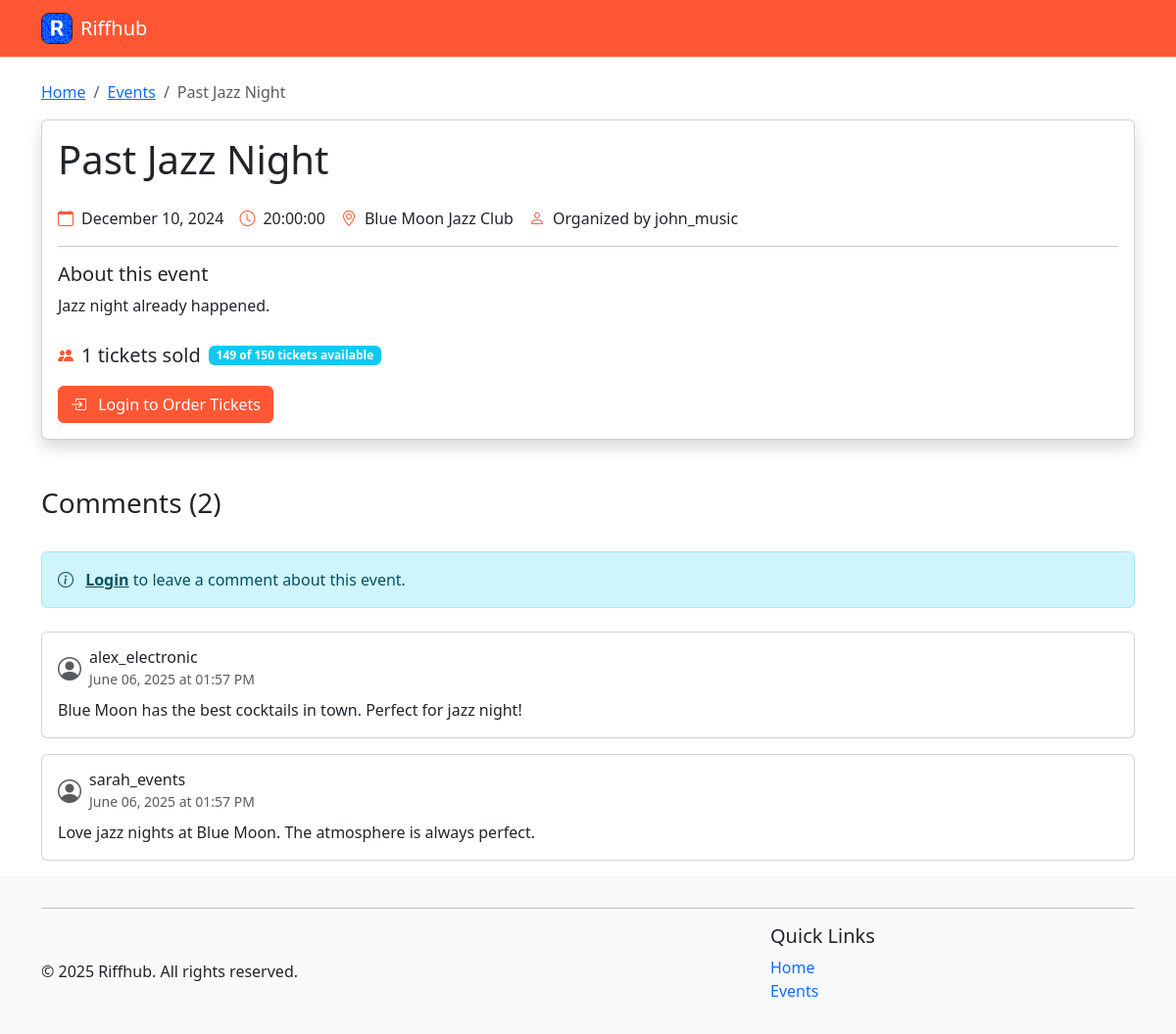
Screenshot of /events/2 with the database file from the repository.
### riffhub/models.py (models this page shows, shortened)
class Event(db.Model):
    __tablename__ = 'events'
    id = db.Column(db.Integer, primary_key=True)
    title = db.Column(db.String(120), nullable=False)
    description = db.Column(db.Text)
    genre_id = db.Column(db.Integer, db.ForeignKey('genres.id'))
    date = db.Column(db.Date, nullable=False)
    time = db.Column(Time, nullable=False)
    location = db.Column(db.String(120))
    image = db.Column(db.String(255))
    capacity = db.Column(db.Integer, default=0)  # 0 means unlimited capacity
    price = db.Column(db.Double, default=0)  # 0 means free entry
    organizer_id = db.Column(db.Integer, db.ForeignKey('users.id'))
    created_at = db.Column(db.DateTime, default=datetime.utcnow)
    tickets = db.relationship('Ticket', backref='event', lazy='dynamic', cascade='all, delete-orphan')
    comments = db.relationship('Comment', backref='event', lazy='dynamic', cascade='all, delete-orphan')
    @property
    def ticket_count(self):
        from riffhub.models import Order  # Import here to avoid circular imports
        return db.session.query(db.func.sum(Ticket.quantity))\
            .join(Order)\
            .filter(Ticket.event_id == self.id)\
            .filter(Order.status == 'completed')\
            .scalar() or 0
    @property
    def is_full(self):
        return self.capacity > 0 and self.ticket_count >= self.capacity
    @property
    def available_tickets(self):
        if self.capacity <= 0:  # Unlimited capacity
            return None
        return max(0, self.capacity - self.ticket_count)

class User(db.Model):
    __tablename__ = 'users'
    id = db.Column(db.Integer, primary_key=True)
    username = db.Column(db.String(80), unique=True, nullable=False)
    email = db.Column(db.String(120), unique=True, nullable=False)
    password_hash = db.Column(db.String(128), nullable=False)
    created_at = db.Column(db.DateTime, default=datetime.utcnow)
    events = db.relationship('Event', backref='organizer', lazy='dynamic', cascade='all, delete-orphan')
    orders = db.relationship('Order', backref='user', lazy='dynamic', cascade='all, delete-orphan')
    comments = db.relationship('Comment', backref='user', lazy='dynamic', cascade='all, delete-orphan')
    genres = db.relationship('Genre', backref='user', lazy='dynamic', cascade='all, delete-orphan')
    @property
    def password(self):
        raise AttributeError('password is not a readable attribute')

class Comment(db.Model):
    __tablename__ = 'comments'
    id = db.Column(db.Integer, primary_key=True)
    user_id = db.Column(db.Integer, db.ForeignKey('users.id'), nullable=False)
    event_id = db.Column(db.Integer, db.ForeignKey('events.id'), nullable=False)
    body = db.Column(db.Text, nullable=False)
    created_at = db.Column(db.DateTime, default=datetime.utcnow)

### riffhub/blueprints/events/routes.py (the view, shortened to what this page needs)
@bp.route('/<int:event_id>')
def detail(event_id):
    event = Event.query.get_or_404(event_id)
    has_tickets = False
    ticket_count = 0
    comments = Comment.query.filter_by(event_id=event_id).order_by(Comment.created_at.desc()).all()
    comment_form = None
    delete_form = None
    if 'user_id' in session:
        comment_form = CommentForm()
        if (event.organizer_id == session['user_id'] or session.get('is_admin', False)):
            delete_form = DeleteEventForm()
    current_date = date.today()
    return render_template('detail.html',
                          event=event,
                          has_tickets=has_tickets,
                          ticket_count=ticket_count,
                          comments=comments,
                          comment_form=comment_form,
                          delete_form=delete_form,
                          current_date=current_date)

### riffhub/helpers.py (called while the page is built)
def utility_processor():
    def format_date(date_str):
        try:
            if isinstance(date_str, str):
                date_obj = datetime.strptime(date_str, '%Y-%m-%d')
                return date_obj.strftime('%B %d, %Y')
            return date_str.strftime('%B %d, %Y')
        except:
            return date_str
    return dict(format_date=format_date, now=datetime.now())

### riffhub/blueprints/events/templates/detail.html (shortened to what this page needs)
{% extends "base.html" %}
{% block content %}
<nav aria-label="breadcrumb">
    <ol class="breadcrumb">
        <li class="breadcrumb-item"><a href="{{ url_for('main.index') }}">Home</a></li>
        <li class="breadcrumb-item"><a href="{{ url_for('events.list') }}">Events</a></li>
        <li class="breadcrumb-item active" aria-current="page">{{ event.title }}</li>
    </ol>
</nav>
<div class="card shadow mb-4">
    <div class="row g-0">
        <div class="col-md-{% if event.image %}7{% else %}12{% endif %}">
            <div class="card-body">
                <div class="d-flex justify-content-between align-items-start">
                    <h1 class="card-title">{{ event.title }}</h1>
                </div>
                <div class="d-flex flex-wrap gap-3 my-3">
                    <div class="d-flex align-items-center">
                        <i class="bi bi-calendar me-2 text-primary"></i>
                        <span>{{ format_date(event.date) }}</span>
                    </div>
                    {% if event.time %}
                    <div class="d-flex align-items-center">
                        <i class="bi bi-clock me-2 text-primary"></i>
                        <span>{{ event.time }}</span>
                    </div>
                    {% endif %}
                    {% if event.location %}
                    <div class="d-flex align-items-center">
                        <i class="bi bi-geo-alt me-2 text-primary"></i>
                        <span>{{ event.location }}</span>
                    </div>
                    {% endif %}
                    <div class="d-flex align-items-center">
                        <i class="bi bi-person me-2 text-primary"></i>
                        <span>Organized by {{ event.organizer.username }}</span>
                    </div>
                </div>
                <hr>
                <h5>About this event</h5>
                <p class="card-text">{{ event.description.replace('\n', '<br>') | safe }}</p>
                <div class="mt-4">
                    <div class="d-flex align-items-center mb-3">
                        <i class="bi bi-people-fill me-2 text-primary"></i>
                        <span class="fs-5">{{ event.ticket_count }} tickets sold</span>
                        {% if event.capacity > 0 %}
                        <span class="badge bg-info ms-2">
                            {{ event.available_tickets }} of {{ event.capacity }} tickets available
                        </span>
                        {% endif %}
                    </div>
                    {% if session.user_id %}
                    {% if has_tickets %}
                    <div class="alert alert-success mb-3">
                        <i class="bi bi-check-circle me-2"></i>
                        You have {{ ticket_count }} ticket(s) for this event
                    </div>
                    <div class="d-flex gap-2">
                        <form action="{{ url_for('events.cancel_tickets', event_id=event.id) }}" method="post"
                            onsubmit="return confirm('Are you sure you want to cancel your tickets?');">
                            <input type="hidden" name="csrf_token" value="{{ csrf_token() }}" />
                            <button type="submit" class="btn btn-outline-danger">
                                <i class="bi bi-calendar-x me-2"></i> Cancel My Tickets
                            </button>
                        </form>
                        <a href="{{ url_for('events.order_tickets', event_id=event.id) }}" class="btn btn-primary">
                            <i class="bi bi-ticket-perforated me-2"></i> Order More Tickets
                        </a>
                    </div>
                    {% elif event.is_full %}
                    <div class="alert alert-warning">
                        <i class="bi bi-exclamation-triangle me-2"></i>
                        This event is sold out
                    </div>
                    {% else %}
                    <a href="{{ url_for('events.order_tickets', event_id=event.id) }}" class="btn btn-primary">
                        <i class="bi bi-ticket-perforated me-2"></i> Order Tickets
                    </a>
                    {% endif %}
                    {% else %}
                    <a href="{{ url_for('auth.login') }}" class="btn btn-primary">
                        <i class="bi bi-box-arrow-in-right me-2"></i> Login to Order Tickets
                    </a>
                    {% endif %}
                </div>
            </div>
        </div>
    </div>
</div>
<div class="mt-5">
    <div class="d-flex justify-content-between align-items-center mb-4">
        <h3>Comments ({{ comments|length }})</h3>
    </div>
    {% if session.user_id and comment_form %}
    <div class="card mb-4">
        <div class="card-body">
            <h5 class="card-title">Add a Comment</h5>
            <form method="POST" action="{{ url_for('events.add_comment', event_id=event.id) }}">
                {{ comment_form.hidden_tag() }}
                <div class="mb-3">
                    {{ comment_form.body.label(class="form-label") }}
                    {{ comment_form.body(class="form-control", rows="3", placeholder="Share your thoughts about this
                    event...") }}
                    {% for error in comment_form.body.errors %}
                    <div class="text-danger small">{{ error }}</div>
                    {% endfor %}
                </div>
                <div class="d-flex justify-content-end">
                    {{ comment_form.submit(class="btn btn-primary") }}
                </div>
            </form>
        </div>
    </div>
    {% elif not session.user_id %}
    <div class="alert alert-info mb-4">
        <i class="bi bi-info-circle me-2"></i>
        <a href="{{ url_for('auth.login') }}" class="alert-link">Login</a> to leave a comment about this event.
    </div>
    {% endif %}
    {% if comments %}
    <div class="comments-list">
        {% for comment in comments %}
        <div class="card mb-3">
            <div class="card-body">
                <div class="d-flex justify-content-between align-items-start mb-2">
                    <div class="d-flex align-items-center">
                        <i class="bi bi-person-circle me-2 text-muted fs-4"></i>
                        <div>
                            <h6 class="mb-0">{{ comment.user.username }}</h6>
                            <small class="text-muted">{{ comment.created_at.strftime('%B %d, %Y at %I:%M %p') }}</small>
                        </div>
                    </div>
                </div>
                <p class="card-text mb-0">{{ comment.body }}</p>
            </div>
        </div>
        {% endfor %}
    </div>
    {% else %}
    <div class="text-center py-5">
        <i class="bi bi-chat-dots text-muted" style="font-size: 3rem;"></i>
        <p class="text-muted mt-3">No comments yet. Be the first to share your thoughts!</p>
    </div>
    {% endif %}
</div>
{% endblock %}

### .utils/ass_2_reference/static/style/styles.css (style rules this page uses)
:root { --brand-primary: #ff5733; --brand-highlight: #ff7300; }
body { text-decoration: none; }
.text-primary { color: var(--brand-primary) !important; }
.btn-primary { background-color: var(--brand-primary); border-color: var(--brand-primary); }
.active { color: var(--brand-highlight); font-weight: 500; }

### riffhub/templates/base.html (style rules this page uses)
.flex-wrapper { min-height: 100vh; display: flex; flex-direction: column; }

### rows the page displays
Event: title "Past Jazz Night", date "December 10, 2024", time "20:00:00", location "Blue Moon Jazz Club", description.replace "Jazz night already happened.", available_tickets "149", capacity "150"
User: organizer.username "john_music"
Comment: user.username "alex_electronic", created_at "June 06, 2025 at 01:57 PM", body "Blue Moon has the best cocktails in town. Perfect for jazz night!"
Comment: user.username "sarah_events", created_at "June 06, 2025 at 01:57 PM", body "Love jazz nights at Blue Moon. The atmosphere is always perfect."

### other values shown
{{ event.ticket_count }} "1"
{{ comments|length }} "2"
